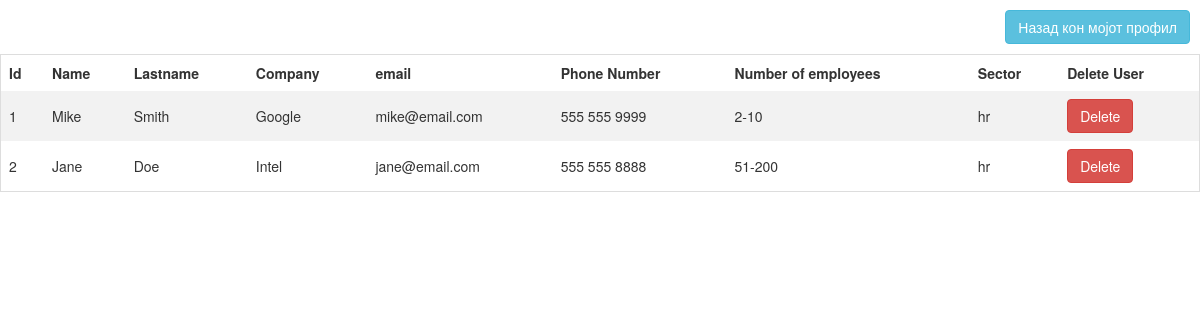
/admin.php (signed in), run on the app's committed database.
### tables this page shows
CREATE TABLE `users` (
  `id` int(10) UNSIGNED NOT NULL,
  `name` varchar(32) DEFAULT NULL,
  `lastname` varchar(64) DEFAULT NULL,
  `password` varchar(64) DEFAULT NULL,
  `company` varchar(64) DEFAULT NULL,
  `email` varchar(64) DEFAULT NULL,
  `phone_number` varchar(64) DEFAULT NULL,
  `no_of_employees` varchar(32) DEFAULT NULL,
  `sector` varchar(32) DEFAULT NULL,
  `message` text,
  `user_type` varchar(8) NOT NULL DEFAULT '0'
);

### admin.php (the view, shortened to what this page needs)
<?php
require_once 'connect.php';
$sql = "SELECT * FROM users";
$stmt = $pdo->query($sql);
?>
<!DOCTYPE html>
<html lang="en">
<head>
    <link href="bootstrap-3.3.7-dist/css/bootstrap.css" rel="stylesheet">
    <link href="styles/admin.css" rel="stylesheet">
</head>
<body>
    <div>
    <a href="welcome.php" class="btn btn-info pull-right back">Назад кон мојот профил</a>
    </div>
    <?php
    if ($stmt->rowCount() == 0) {
        echo "<h2 class='text-center'>No users found</h2>";
    } else {
        echo "<div>
    <table>
            <tr>
                <th>Id</th>
                <th>Name</th>
                <th>Lastname</th>
                <th>Company</th>
                <th>email</th>
                <th>Phone Number</th>
                <th>Number of employees</th>
                <th>Sector</th>
                <th>Delete User</th>
            </tr>";
        while ($row = $stmt->fetch()) {
            $id = $row['id'];
            $name = $row['name'];
            $lastname = $row['lastname'];
            $company = $row['company'];
            $email = $row['email'];
            $phoneNumber = $row['phone_number'];
            $noOfEmployees = $row['no_of_employees'];
            $sector = $row['sector'];
            echo " <tr>
        <td>$id</td>
        <td>$name</td>
        <td>$lastname</td>
        <td>$company</td>
        <td>$email</td>
        <td>$phoneNumber</td>
        <td>$noOfEmployees</td>
        <td>$sector</td>
        <td><a class='btn btn-danger' href='adminDelete.php?id=$id'>Delete</a></td>
            </tr>";
        }
        echo "</table></div>";
    }
    ?>
</body>
</html>

### styles/admin.css (style rules this page uses)
div { overflow-x: auto; }
table { border-collapse: collapse; border-spacing: 0; width: 100%; border: 1px solid #ddd; }
th, td { text-align: left; padding: 8px; }
tr:nth-child(even) { background-color: #f2f2f2 }
.back { margin: 10px; }

### data on the page
users: id "1", name "Mike", lastname "Smith", company "Google", email "mike@email.com", phone_number "555 555 9999", no_of_employees "2-10", sector "hr"
users: id "2", name "Jane", lastname "Doe", company "Intel", email "jane@email.com", phone_number "555 555 8888", no_of_employees "51-200", sector "hr"
